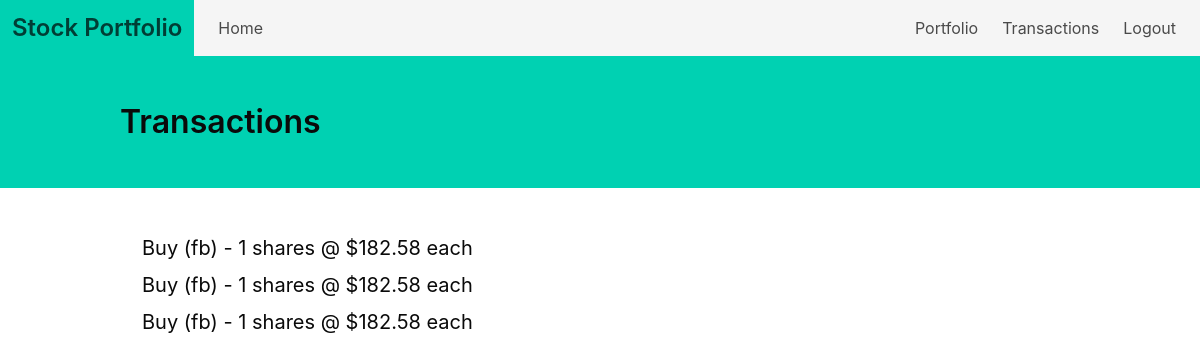
The page /transactions/ (signed in) on the database as committed earlier.
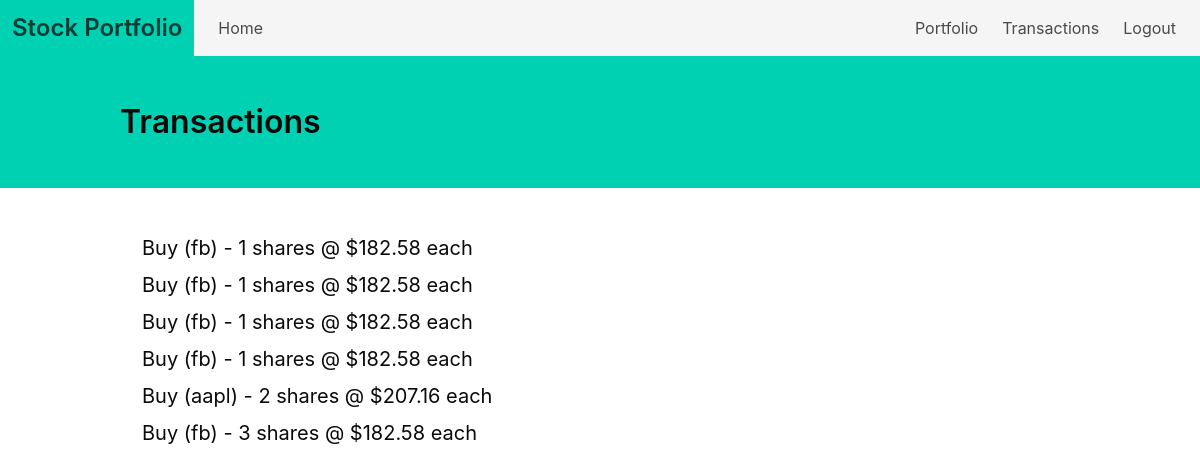
The same page on the database as committed later.
### tables this page shows
CREATE TABLE transactions (
id integer,
type text not null,
ticker_symbol text not null,
quantity integer not null,
price double not null);

### routes.py (the view)
@app.route("/transactions/")
def transactions():
	if "email" not in session:
		return redirect(url_for("home"))
	with sqlite3.connect("database.db") as con:
		cur = con.cursor()
		transactions = cur.execute("select type, ticker_symbol, quantity, price from transactions where id=?", (session["id"], ))
		rows = transactions.fetchall()
	con.close()
	return render_template("transactions.html", rows=rows)

### templates/transactions.html
{% extends "base.html" %}
{% block content %}
<section class="hero is-primary">
	<div class="hero-body">
		<div class="container">
			<h1 class="title has-text-black">Transactions</h1>
		</div>
	</div>
</section>
<section class="section">
	<div class="columns">
		<div class="column is-half is-offset-1">
			{% for i in range(rows|length) %}
			<div class="field">
				<div class="container">
					<h1 class="subtitle has-text-black">{{ rows[i][0] }} ({{ rows[i][1] }}) - {{ rows[i][2] }} shares @ ${{ rows[i][3] }} each</h1>
				</div>
			</div>
			{% endfor %}
		</div>
	</div>
</section>
{% endblock %}

Rows that differ between the two databases and show on the page:
added transactions: type "Buy", ticker_symbol "fb", quantity "1", price "182.58"
added transactions: type "Buy", ticker_symbol "aapl", quantity "2", price "207.16"
added transactions: type "Buy", ticker_symbol "fb", quantity "3", price "182.58"
Other text that changed with them:
new list line: "( ) - shares @ $ each"
